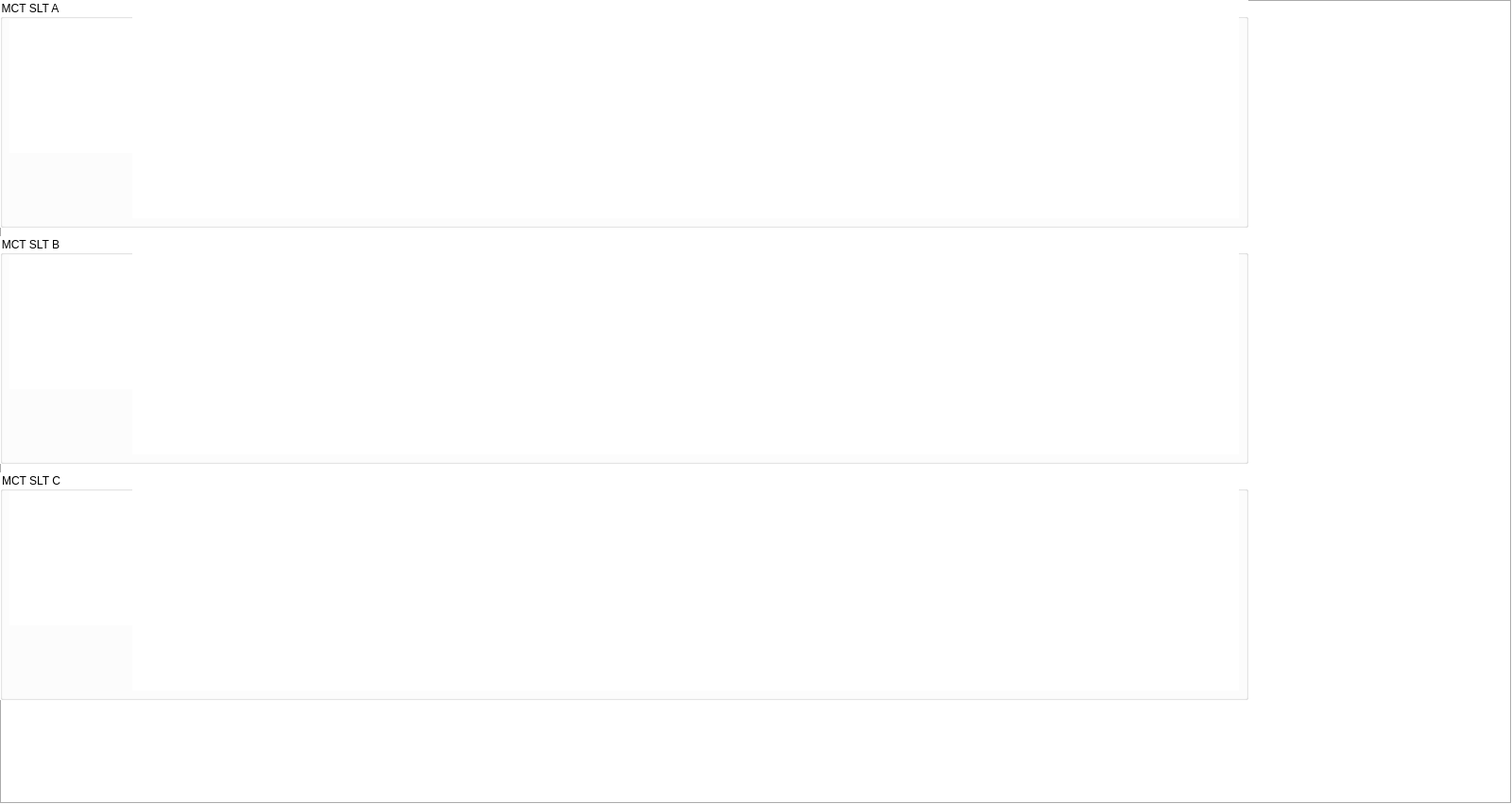
<?xml version="1.0" encoding="UTF-8"?>
<ui version="4.0">
 <class>Form</class>
 <widget class="QWidget" name="Form">
  <property name="geometry">
   <rect>
    <x>0</x>
    <y>0</y>
    <width>1600</width>
    <height>851</height>
   </rect>
  </property>
  <property name="windowTitle">
   <string>MCT Slit Position Targets</string>
  </property>
  <property name="styleSheet">
   <string notr="true">background-color: rgb(255, 255, 255);</string>
  </property>
  <layout class="QVBoxLayout" name="verticalLayout">
   <property name="spacing">
    <number>0</number>
   </property>
   <property name="leftMargin">
    <number>0</number>
   </property>
   <property name="topMargin">
    <number>0</number>
   </property>
   <property name="rightMargin">
    <number>0</number>
   </property>
   <property name="bottomMargin">
    <number>0</number>
   </property>
   <item>
    <widget class="QFrame" name="frame">
     <property name="minimumSize">
      <size>
       <width>941</width>
       <height>755</height>
      </size>
     </property>
     <property name="frameShape">
      <enum>QFrame::Box</enum>
     </property>
     <property name="frameShadow">
      <enum>QFrame::Sunken</enum>
     </property>
     <widget class="QGroupBox" name="groupBox">
      <property name="geometry">
       <rect>
        <x>0</x>
        <y>0</y>
        <width>1321</width>
        <height>241</height>
       </rect>
      </property>
      <property name="title">
       <string>MCT SLT A</string>
      </property>
      <widget class="QEForm" name="qeform_3">
       <property name="geometry">
        <rect>
         <x>10</x>
         <y>20</y>
         <width>142</width>
         <height>142</height>
        </rect>
       </property>
       <property name="uiFile" stdset="0">
        <string>MCT_slit_status.ui</string>
       </property>
       <property name="variableSubstitutions" stdset="0">
        <string>SLIT=MCTSLT01:</string>
       </property>
      </widget>
      <widget class="QEForm" name="qeform_4">
       <property name="geometry">
        <rect>
         <x>140</x>
         <y>10</y>
         <width>1171</width>
         <height>221</height>
        </rect>
       </property>
       <property name="uiFile" stdset="0">
        <string>MCT_slit_target.ui</string>
       </property>
       <property name="variableSubstitutions" stdset="0">
        <string>SLIT=MCTSLT01:</string>
       </property>
      </widget>
     </widget>
     <widget class="QGroupBox" name="groupBox_2">
      <property name="geometry">
       <rect>
        <x>0</x>
        <y>250</y>
        <width>1321</width>
        <height>241</height>
       </rect>
      </property>
      <property name="title">
       <string>MCT SLT B</string>
      </property>
      <widget class="QEForm" name="qeform_9">
       <property name="geometry">
        <rect>
         <x>10</x>
         <y>20</y>
         <width>142</width>
         <height>142</height>
        </rect>
       </property>
       <property name="uiFile" stdset="0">
        <string>MCT_slit_status.ui</string>
       </property>
       <property name="variableSubstitutions" stdset="0">
        <string>SLIT=MCTSLT02:</string>
       </property>
      </widget>
      <widget class="QEForm" name="qeform_10">
       <property name="geometry">
        <rect>
         <x>140</x>
         <y>10</y>
         <width>1171</width>
         <height>221</height>
        </rect>
       </property>
       <property name="uiFile" stdset="0">
        <string>MCT_slit_target.ui</string>
       </property>
       <property name="variableSubstitutions" stdset="0">
        <string>SLIT=MCTSLT02:</string>
       </property>
      </widget>
     </widget>
     <widget class="QGroupBox" name="groupBox_3">
      <property name="geometry">
       <rect>
        <x>0</x>
        <y>500</y>
        <width>1321</width>
        <height>241</height>
       </rect>
      </property>
      <property name="title">
       <string>MCT SLT C</string>
      </property>
      <widget class="QEForm" name="qeform_11">
       <property name="geometry">
        <rect>
         <x>10</x>
         <y>20</y>
         <width>142</width>
         <height>142</height>
        </rect>
       </property>
       <property name="uiFile" stdset="0">
        <string>MCT_slit_status.ui</string>
       </property>
       <property name="variableSubstitutions" stdset="0">
        <string>SLIT=MCTSLT03:</string>
       </property>
      </widget>
      <widget class="QEForm" name="qeform_12">
       <property name="geometry">
        <rect>
         <x>140</x>
         <y>10</y>
         <width>1171</width>
         <height>221</height>
        </rect>
       </property>
       <property name="uiFile" stdset="0">
        <string>MCT_slit_target.ui</string>
       </property>
       <property name="variableSubstitutions" stdset="0">
        <string>SLIT=MCTSLT03:</string>
       </property>
      </widget>
     </widget>
    </widget>
   </item>
  </layout>
 </widget>
 <customwidgets>
  <customwidget>
   <class>QEForm</class>
   <extends>QWidget</extends>
   <header>QEForm.h</header>
  </customwidget>
 </customwidgets>
 <resources/>
 <connections/>
 <designerdata>
  <property name="gridDeltaX">
   <number>10</number>
  </property>
  <property name="gridDeltaY">
   <number>10</number>
  </property>
  <property name="gridSnapX">
   <bool>true</bool>
  </property>
  <property name="gridSnapY">
   <bool>true</bool>
  </property>
  <property name="gridVisible">
   <bool>true</bool>
  </property>
 </designerdata>
</ui>
